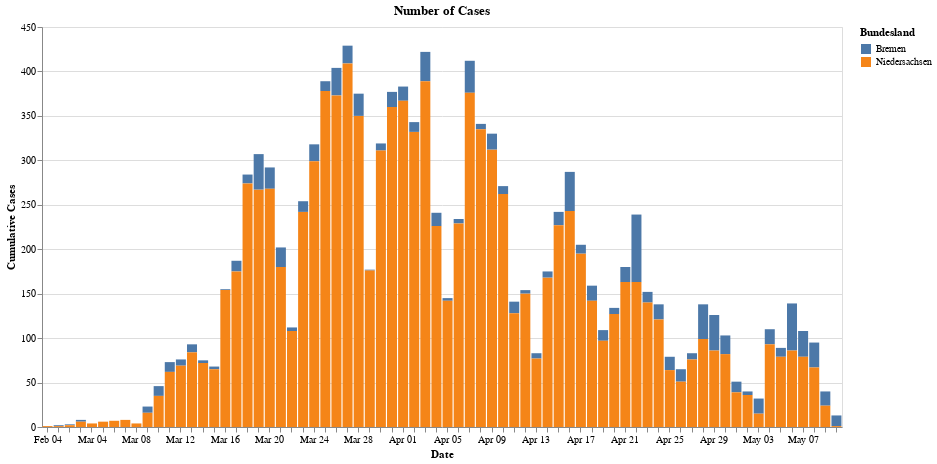

Notebook source saved alongside this figure:
### Code cell
alt.Chart(df.loc[df['Bundesland'].isin(['Niedersachsen','Bremen'])])\
        .mark_bar(point=True)\
        .encode(x=alt.X('monthdate(Meldedatum):O', title='Date'),\
                y=alt.Y('mean(AnzahlFall):Q', title='Cumulative Cases'),\
                color='Bundesland')\
        .properties(width=800, height=400, title='Number of Cases')

### Figure 1 — Vega-Lite specification as saved in the notebook (floating-point values rounded to 4 significant figures; data arrays with more than 128 entries replaced by an {"elided": "..."} marker saying what was removed)
{"config": {"view": {"continuousWidth": 400, "continuousHeight": 300}}, "data": {"name": "data-9f263b8cf04e9a0d592d380c67005be9"}, "mark": {"type": "bar", "point": true}, "encoding": {"color": {"type": "nominal", "field": "Bundesland"}, "x": {"type": "ordinal", "field": "Meldedatum", "timeUnit": "monthdate", "title": "Date"}, "y": {"type": "quantitative", "aggregate": "mean", "field": "AnzahlFall", "title": "Cumulative Cases"}}, "height": 400, "title": "Number of Cases", "width": 800, "$schema": "https://vega.github.io/schema/vega-lite/v4.8.1.json", "datasets": {"data-9f263b8cf04e9a0d592d380c67005be9": {"elided": "138 records"}}}
